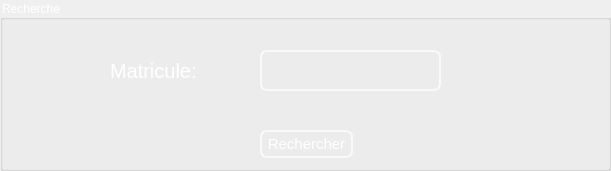
    <widget class="QGroupBox" name="suppression_4">
     <property name="geometry">
      <rect>
       <x>100</x>
       <y>40</y>
       <width>611</width>
       <height>171</height>
      </rect>
     </property>
     <property name="styleSheet">
      <string notr="true">
font: 75 15pt &quot;MS Shell Dlg 2&quot;;
color:white</string>
     </property>
     <property name="title">
      <string>Recherche</string>
     </property>
     <widget class="QLabel" name="label_25">
      <property name="geometry">
       <rect>
        <x>110</x>
        <y>50</y>
        <width>121</width>
        <height>41</height>
       </rect>
      </property>
      <property name="palette">
       <palette>
        <active>
         <colorrole role="WindowText">
          <brush brushstyle="SolidPattern">
           <color alpha="255">
            <red>255</red>
            <green>255</green>
            <blue>255</blue>
           </color>
          </brush>
         </colorrole>
         <colorrole role="Button">
          <brush brushstyle="SolidPattern">
           <color alpha="0">
            <red>0</red>
            <green>0</green>
            <blue>0</blue>
           </color>
          </brush>
         </colorrole>
         <colorrole role="Text">
          <brush brushstyle="SolidPattern">
           <color alpha="255">
            <red>255</red>
            <green>255</green>
            <blue>255</blue>
           </color>
          </brush>
         </colorrole>
         <colorrole role="ButtonText">
          <brush brushstyle="SolidPattern">
           <color alpha="255">
            <red>255</red>
            <green>255</green>
            <blue>255</blue>
           </color>
          </brush>
         </colorrole>
         <colorrole role="Base">
          <brush brushstyle="SolidPattern">
           <color alpha="0">
            <red>0</red>
            <green>0</green>
            <blue>0</blue>
           </color>
          </brush>
         </colorrole>
         <colorrole role="Window">
          <brush brushstyle="SolidPattern">
           <color alpha="0">
            <red>0</red>
            <green>0</green>
            <blue>0</blue>
           </color>
          </brush>
         </colorrole>
         <colorrole role="PlaceholderText">
          <brush brushstyle="SolidPattern">
           <color alpha="128">
            <red>255</red>
            <green>255</green>
            <blue>255</blue>
           </color>
          </brush>
         </colorrole>
        </active>
        <inactive>
         <colorrole role="WindowText">
          <brush brushstyle="SolidPattern">
           <color alpha="255">
            <red>255</red>
            <green>255</green>
            <blue>255</blue>
           </color>
          </brush>
         </colorrole>
         <colorrole role="Button">
          <brush brushstyle="SolidPattern">
           <color alpha="0">
            <red>0</red>
            <green>0</green>
            <blue>0</blue>
           </color>
          </brush>
         </colorrole>
         <colorrole role="Text">
          <brush brushstyle="SolidPattern">
           <color alpha="255">
            <red>255</red>
            <green>255</green>
            <blue>255</blue>
           </color>
          </brush>
         </colorrole>
         <colorrole role="ButtonText">
          <brush brushstyle="SolidPattern">
           <color alpha="255">
            <red>255</red>
            <green>255</green>
            <blue>255</blue>
           </color>
          </brush>
         </colorrole>
         <colorrole role="Base">
          <brush brushstyle="SolidPattern">
           <color alpha="0">
            <red>0</red>
            <green>0</green>
            <blue>0</blue>
           </color>
          </brush>
         </colorrole>
         <colorrole role="Window">
          <brush brushstyle="SolidPattern">
           <color alpha="0">
            <red>0</red>
            <green>0</green>
            <blue>0</blue>
           </color>
          </brush>
         </colorrole>
         <colorrole role="PlaceholderText">
          <brush brushstyle="SolidPattern">
           <color alpha="128">
            <red>255</red>
            <green>255</green>
            <blue>255</blue>
           </color>
          </brush>
         </colorrole>
        </inactive>
        <disabled>
         <colorrole role="WindowText">
          <brush brushstyle="SolidPattern">
           <color alpha="255">
            <red>255</red>
            <green>255</green>
            <blue>255</blue>
           </color>
          </brush>
         </colorrole>
         <colorrole role="Button">
          <brush brushstyle="SolidPattern">
           <color alpha="0">
            <red>0</red>
            <green>0</green>
            <blue>0</blue>
           </color>
          </brush>
         </colorrole>
         <colorrole role="Text">
          <brush brushstyle="SolidPattern">
           <color alpha="255">
            <red>255</red>
            <green>255</green>
            <blue>255</blue>
           </color>
          </brush>
         </colorrole>
         <colorrole role="ButtonText">
          <brush brushstyle="SolidPattern">
           <color alpha="255">
            <red>255</red>
            <green>255</green>
            <blue>255</blue>
           </color>
          </brush>
         </colorrole>
         <colorrole role="Base">
          <brush brushstyle="SolidPattern">
           <color alpha="0">
            <red>0</red>
            <green>0</green>
            <blue>0</blue>
           </color>
          </brush>
         </colorrole>
         <colorrole role="Window">
          <brush brushstyle="SolidPattern">
           <color alpha="0">
            <red>0</red>
            <green>0</green>
            <blue>0</blue>
           </color>
          </brush>
         </colorrole>
         <colorrole role="PlaceholderText">
          <brush brushstyle="SolidPattern">
           <color alpha="128">
            <red>0</red>
            <green>0</green>
            <blue>0</blue>
           </color>
          </brush>
         </colorrole>
        </disabled>
       </palette>
      </property>
      <property name="font">
       <font>
        <family>MS Shell Dlg 2</family>
        <pointsize>15</pointsize>
        <weight>9</weight>
        <italic>false</italic>
        <bold>false</bold>
       </font>
      </property>
      <property name="text">
       <string>Matricule:</string>
      </property>
     </widget>
     <widget class="QLineEdit" name="le_matriculeM_2">
      <property name="geometry">
       <rect>
        <x>260</x>
        <y>50</y>
        <width>181</width>
        <height>41</height>
       </rect>
      </property>
      <property name="styleSheet">
       <string notr="true">QLineEdit{
color: white;
background-color:Transparent;;
border-width: 2px;
border-color: #F9F9F9;
border-style: solid;
border-radius: 7;
padding: 3px;
font-size: 15px;

}
QLineEdit:focus
{border:2px solid #FBAD25;
}</string>
      </property>
     </widget>
     <widget class="QPushButton" name="pb_modifier_3">
      <property name="geometry">
       <rect>
        <x>260</x>
        <y>130</y>
        <width>93</width>
        <height>28</height>
       </rect>
      </property>
      <property name="styleSheet">
       <string notr="true">QPushButton{

color: white;
background-color:Transparent;;
border-width: 2px;
border-color: #F9F9F9;
border-style: solid;
border-radius: 7;
padding: 3px;
font-size: 15px;


}
QPushButton:focus
{border:2px solid #FBAD25;
}</string>
      </property>
      <property name="text">
       <string>Rechercher</string>
      </property>
     </widget>
    </widget>
